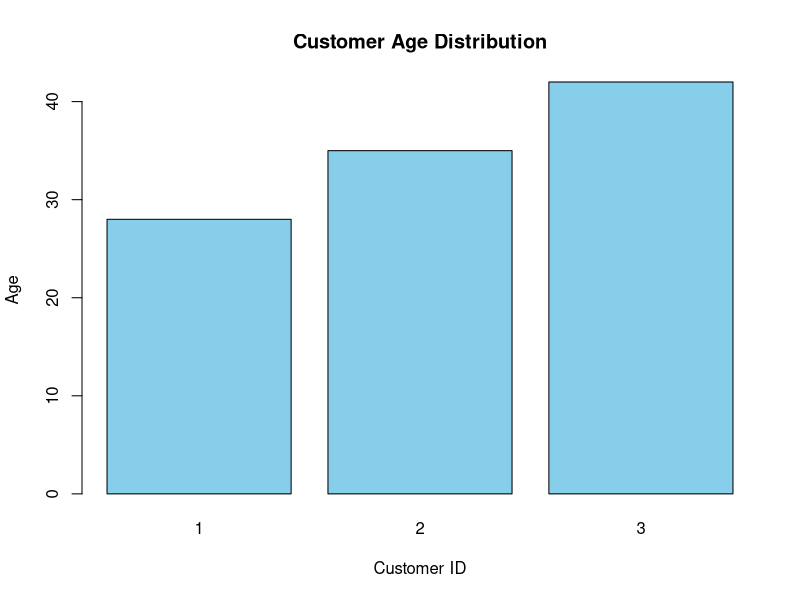
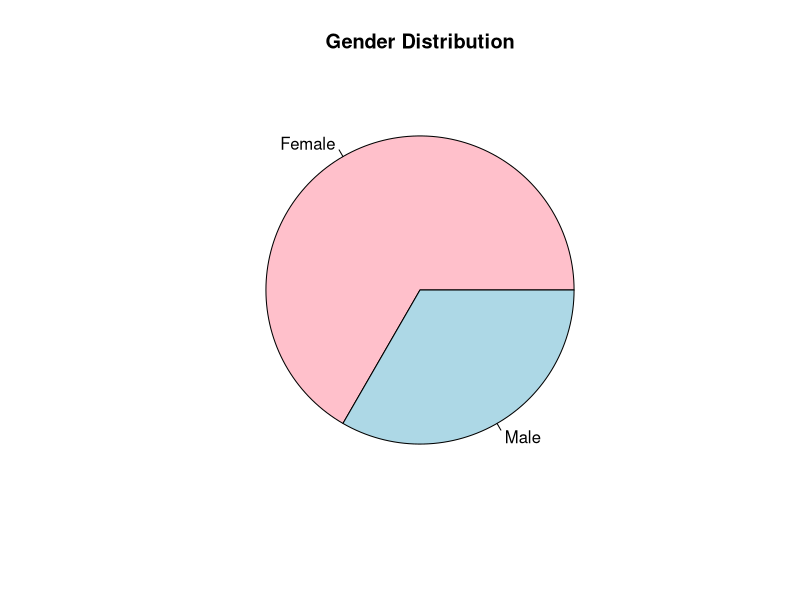

Write the R code that produced these figures, in order.
# --- Step 1: Create Customer Demographics Dataset ---
customer_data <- data.frame(
  CustomerID = c(1, 2, 3),
  Age = c(28, 35, 42),
  Gender = c("Female", "Male", "Female"),
  Income = c(50000, 60000, 75000)
)

# --- Step 2: Bar Chart for Age Distribution ---
barplot(customer_data$Age,
        names.arg = customer_data$CustomerID,
        col = "skyblue",
        main = "Customer Age Distribution",
        xlab = "Customer ID",
        ylab = "Age")

# --- Step 3: Pie Chart for Gender Distribution ---
gender_count <- table(customer_data$Gender)
pie(gender_count,
    labels = names(gender_count),
    col = c("pink", "lightblue"),
    main = "Gender Distribution")

# --- Step 4: Display Customer Table ---
print("Customer Demographic Data:")
print(customer_data)

